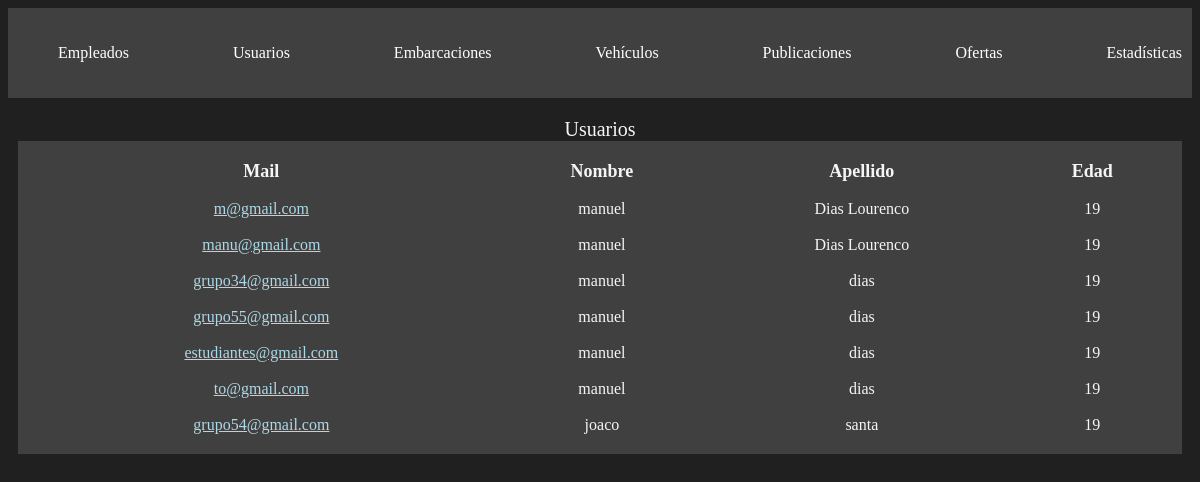
Page /administracion/usuarios/ (signed in) on the earlier database version.
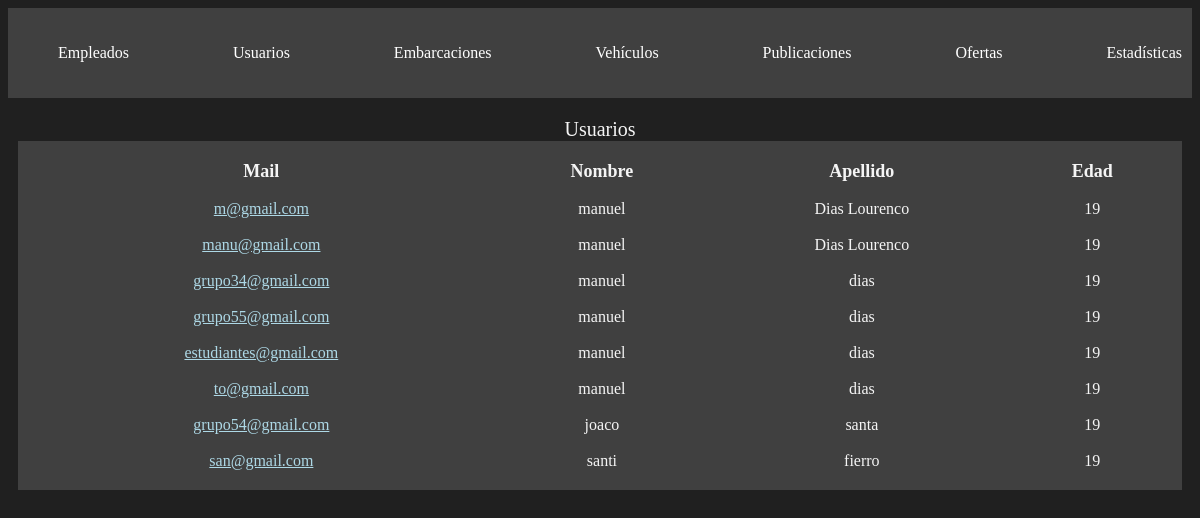
Same page on the later database version.
### usuarios/models.py (models this page shows, shortened)
class Usuario(AbstractBaseUser, PermissionsMixin):
    nombre = models.CharField(max_length=50)
    apellido = models.CharField(max_length=50)
    fecha_nacimiento = models.DateField()
    telefono = models.CharField(max_length=13)
    mail = models.EmailField(max_length=50, unique=True)
    password = models.CharField(max_length=128)
    is_staff= models.BooleanField(default=False)
    is_blocked= models.BooleanField(default=False)
    USERNAME_FIELD = 'mail'
    REQUIRED_FIELDS = ['nombre', 'apellido', 'fecha_nacimiento', 'telefono']

### administrador/views.py (the view)
# urls.py: path('', include('usuarios.urls')),
@login_required(login_url=reverse_lazy('home'))
def usuarios(request):
    usuario_actual = request.user
    if not usuario_actual.is_superuser:
        return redirect('home')
    usuarios = Usuario.objects.filter(is_staff=False)
    for usuario in usuarios:
        usuario.edad = calcular_edad(usuario.fecha_nacimiento)
    return render(request, 'usuarios.html', {
        'usuarios' : usuarios
    })

### administrador/views.py (called while the page is built)
def calcular_edad(fecha_nacimiento):
    fecha_actual = datetime.now()
    edad = fecha_actual.year - fecha_nacimiento.year - ((fecha_actual.month, fecha_actual.day) < (fecha_nacimiento.month, fecha_nacimiento.day))
    return edad

### autenticacion/backend.py (called while the page is built)
    def get_user(self, user_id):
        UserModel = get_user_model()
        try:
            return UserModel.objects.get(pk=user_id)
        except UserModel.DoesNotExist:
            return None

### administrador/templates/usuarios.html
{% extends 'layouts/navbar.html' %}
{% block content %}
<table>
    <caption>Usuarios</caption>
    <thead>
        <tr>
            <th>Mail</th>
            <th>Nombre</th>
            <th>Apellido</th>
            <th>Edad</th>
        </tr>
    </thead>
    <tbody>
        {% for usuario in usuarios %}
        <tr>
            <td>
                <a href="{% url 'ver perfil' usuario.id %}"> {{usuario.mail}} </a>
            </td>
            <td>{{usuario.nombre}}</td>
            <td>{{usuario.apellido}}</td>
            <td>{{usuario.edad}}</td>
        </tr>
        {% endfor %}
    </tbody>
</table>
{% endblock %}

Differences in the rows shown:
added Usuario: mail "san@gmail.com", nombre "santi", apellido "fierro", edad "19"
